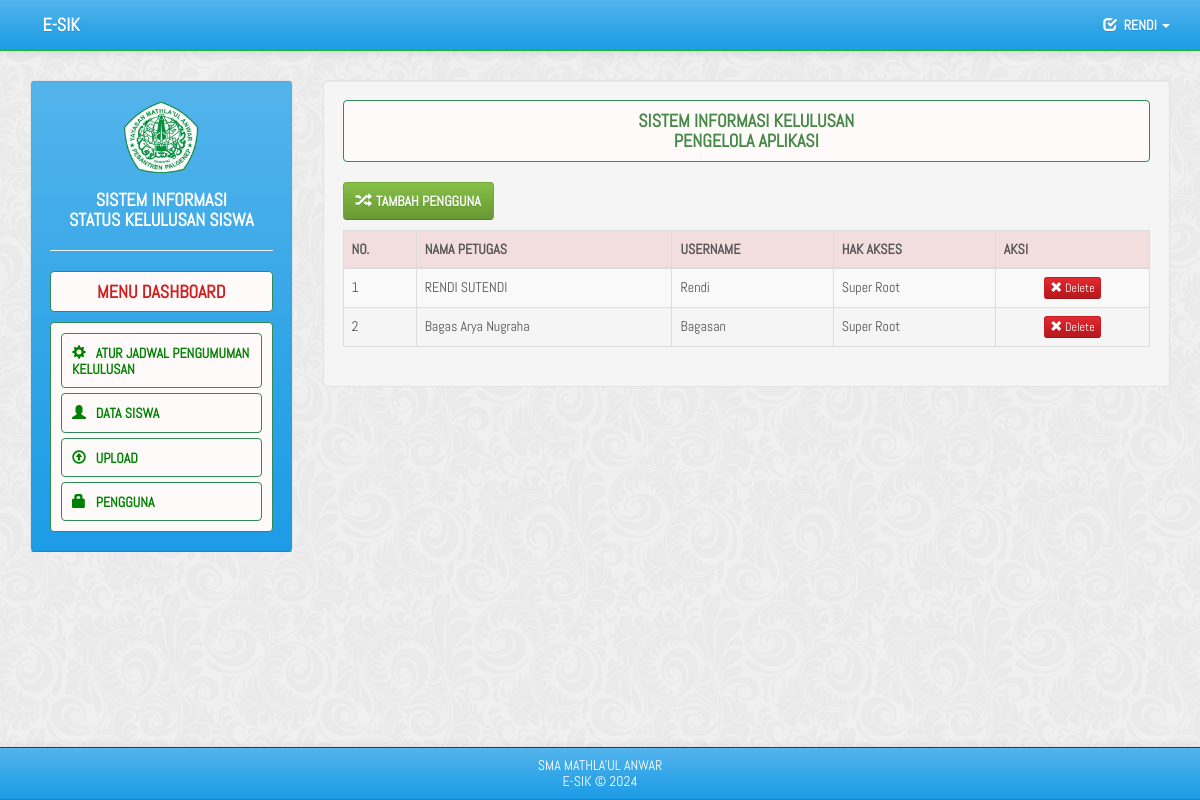
/admin/petugas (signed in), run on the app's committed database.
### tables this page shows
CREATE TABLE `tbl_profil` (
  `id_profil` int(10) NOT NULL,
  `nm_sekolah` varchar(200) NOT NULL,
  `nm_aplikasi` varchar(200) NOT NULL,
  `tahun` year(4) NOT NULL,
  `tgl_pengumuman` datetime NOT NULL
);

CREATE TABLE `tbl_user` (
  `id_user` int(10) NOT NULL,
  `username` varchar(100) NOT NULL,
  `pass` varchar(100) NOT NULL,
  `nama` varchar(100) NOT NULL
);

### admin/petugas.php (the view, shortened to what this page needs)
<link href="../css/thickbox.css" rel="stylesheet" type="text/css" />
<div class="well">
	<fieldset>
		<table class="table table-striped table-bordered">
			<div class="alert alert-dismissable alert-success">
				<h4 align="center"><b>SISTEM INFORMASI KELULUSAN </br>PENGELOLA APLIKASI</b></h4>
			</div>
			<p align="left"><a href="index.php?page=add-petugas" class="btn btn-success"><span class="glyphicon glyphicon-random" aria-hidden="true"></span><b>&nbsp; TAMBAH PENGGUNA</b></a></p>
			<thead class="bg-danger text-white">
				<th>NO.</th>
				<th>NAMA PETUGAS</th>
				<th>USERNAME</th>
				<th>HAK AKSES</th>
				<th>AKSI</th>
			</thead>
			<?php
			include('../controller/config.php');
			$q = mysqli_query($koneksi, "SELECT * from tbl_user");
			$n = 1;
			while ($r = mysqli_fetch_array($q)) {
				echo '
					<tr class="content">
						<td style="text-transform: capitalize;">' . $n . '</td>
						<td style="text-transform: capitalize;">' . $r["nama"] . '</td>
						<td style="text-transform: capitalize;">' . $r["username"] . '</td>
						<td style="text-transform: capitalize;">Super Root</td>
						<td align="center">
						<a href="#" class="delbutton" id="' . $r['id_user'] . '"><div class="btn btn-danger btn-xs"><span class="glyphicon glyphicon-remove" aria-hidden="true"></span>&nbsp;Delete</div></a>
						</td>
					</tr>';
				$n++;
			}
			?>
		</table>
	</fieldset>
</div>
<br />

### admin/adm-header.php (shortened to what this page needs)
<!DOCTYPE html>
<html lang="en">
<head>
    <link rel="stylesheet" href="../css/bootstrap.css">
    <link rel="stylesheet" href="../css/bootswatch.min.css">
    <link rel="stylesheet" href="../css/jasny-bootstrap.min.css">
</head>
<body style="background: url('../images/bg.png') repeat;">
    <div class="navbar navbar-inverse navbar-fixed-top btn-primary" >
        <div class="container">
            <div class="navbar-header">
                <?php
                require "../controller/config.php";
                $p = mysqli_query($koneksi, "SELECT * FROM tbl_profil WHERE  id_profil='1'");
                while ($data = mysqli_fetch_array($p)) {
                    echo '<span class="navbar-brand"><b>&nbsp&nbsp ' . $data['nm_aplikasi'] . '</b></span>';
                }
                ?>
            </div>
            <div class="navbar-collapse collapse" id="navbar-main">
                <ul class="nav navbar-nav navbar-right">
                    <li class="dropdown">
                        <a href="#" class="dropdown-toggle" data-toggle="dropdown" role="button" aria-expanded="true" style="text-transform: uppercase;">
                            <span class='glyphicon glyphicon-check' aria-hidden='true'></span>&nbsp; <b><?php echo $_SESSION['username']; ?> </b><span class="caret"></span>
                        </a>
                    </li>
                </ul>
            </div>
        </div>
    </div>

### controller/footer.php
<div class="navbar navbar-inverse navbar-fixed-bottom btn-primary">
    <?php
    require "config.php";
    $p = mysqli_query($koneksi, "SELECT * FROM tbl_profil WHERE  id_profil='1'");
    while ($data = mysqli_fetch_array($p)) {
        echo '<h5 align="center" style="color:#ffff;">' . $data['nm_sekolah'] . '</br>' . $data['nm_aplikasi'] . ' &copy ' . $data['tahun'] . '</h5>';
    }
    ?>
</div>

### data on the page
tbl_profil: nm_aplikasi "E-SIK", nm_sekolah "SMA MATHLA'UL ANWAR", tahun "2024"
tbl_user: nama "RENDI SUTENDI", username "Rendi"
tbl_user: nama "Bagas Arya Nugraha", username "Bagasan"

### other printed values
$_SESSION['username'] "RENDI"
